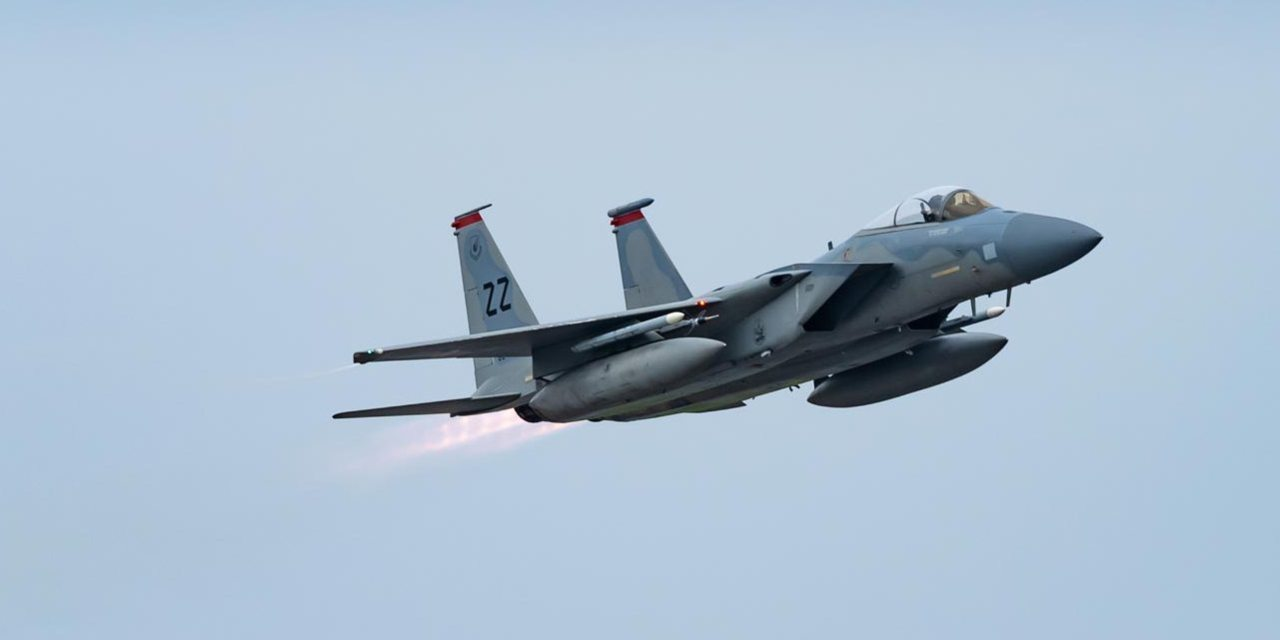
#> input picture data/plane/plane.jpg, 1280 x 640 px
$ jupyter execute plane.ipynb
#> lines starting #> are read from the running program, lines starting #| are printed output that depends on the picture; after the words box and inside, x2 and y2 are one past the last pixel; in counts of white or black regions, pixels touching at a corner belong together
[cell 1]
import cv2
import numpy as np
import matplotlib.pyplot as plt

## Ознакомление с изображениями

[cell 2]
plane = cv2.imread('data/plane/plane.jpg')
#> plane is the input picture: shape (640, 1280, 3); mean B, G, R 207.5, 189, 169.5
plt.imshow(cv2.cvtColor(plane, cv2.COLOR_BGR2RGB))

[cell 3]
sky = cv2.imread('data/plane/sky.jpg')
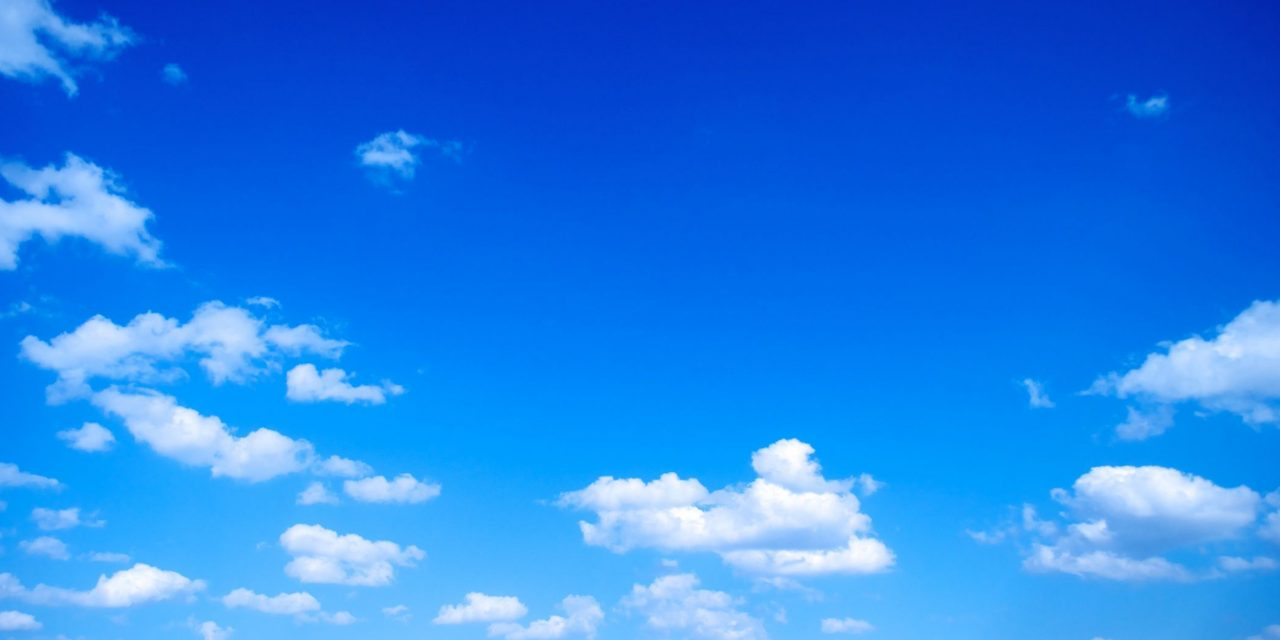
#> input picture data/plane/sky.jpg, 1280 x 640 px
#> sky is the input picture: shape (640, 1280, 3); mean B, G, R 233.9, 129.2, 37.4
plt.imshow(cv2.cvtColor(sky, cv2.COLOR_BGR2RGB))

## Построение композиции изображений

Задание маски

[cell 4]
mask = np.zeros(plane.shape[:])
left, right, top, bot = 320, 1135, 180, 475
mask[top:bot, left:right] = 1
plt.imshow(mask, cmap = 'gray')
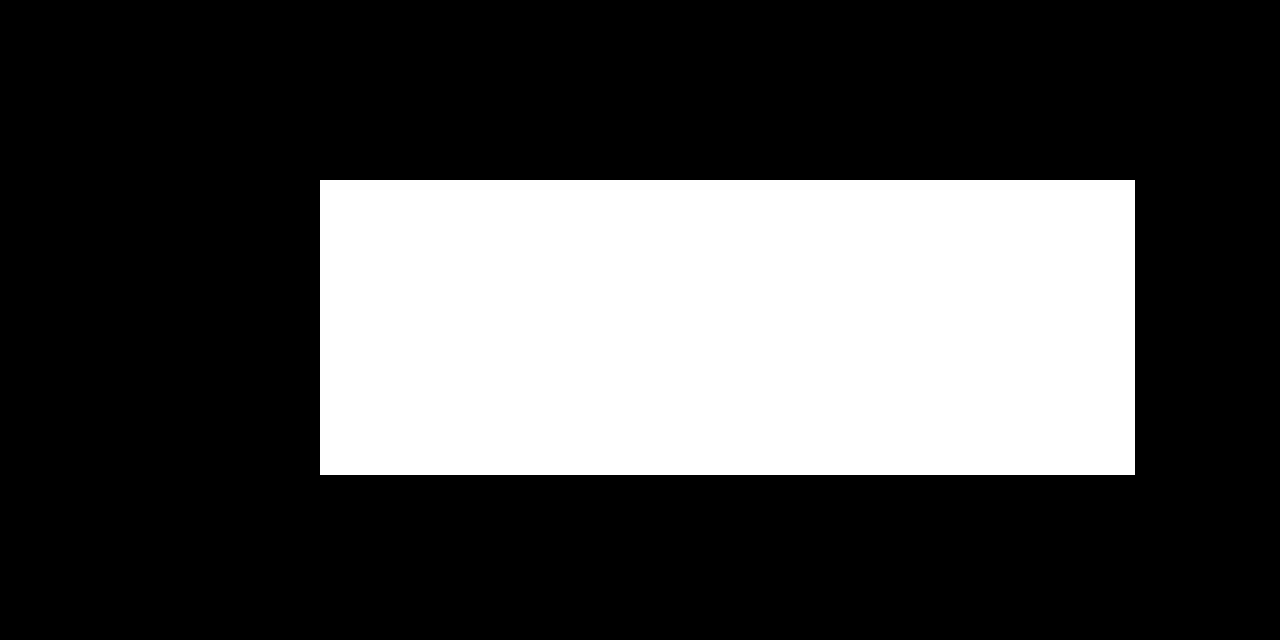
#> shown: shape (640, 1280, 3) float64; values 0 (black) and 1 (white), 29.3% white; 1 white region, box (x1, y1, x2, y2) and area: (320, 180, 1135, 475) 240425

[cell 5]
level = 7

Итеративное уменьшение размеров изображения путем применения свертки с Гауссовским ядром и выборки нечетных строк и столбцов из полученного

[cell 6]
for i in range(level):
    mask = cv2.pyrDown(mask)

Итеративное увеличение размеров изображения путем лобавления строк и столбцов заполненных нулями и  применения свертки с Гауссовы ядром, помноженным на 4

[cell 7]
for i in range(level):
    mask = cv2.pyrUp(mask)

plt.imshow(mask, cmap = 'gray')
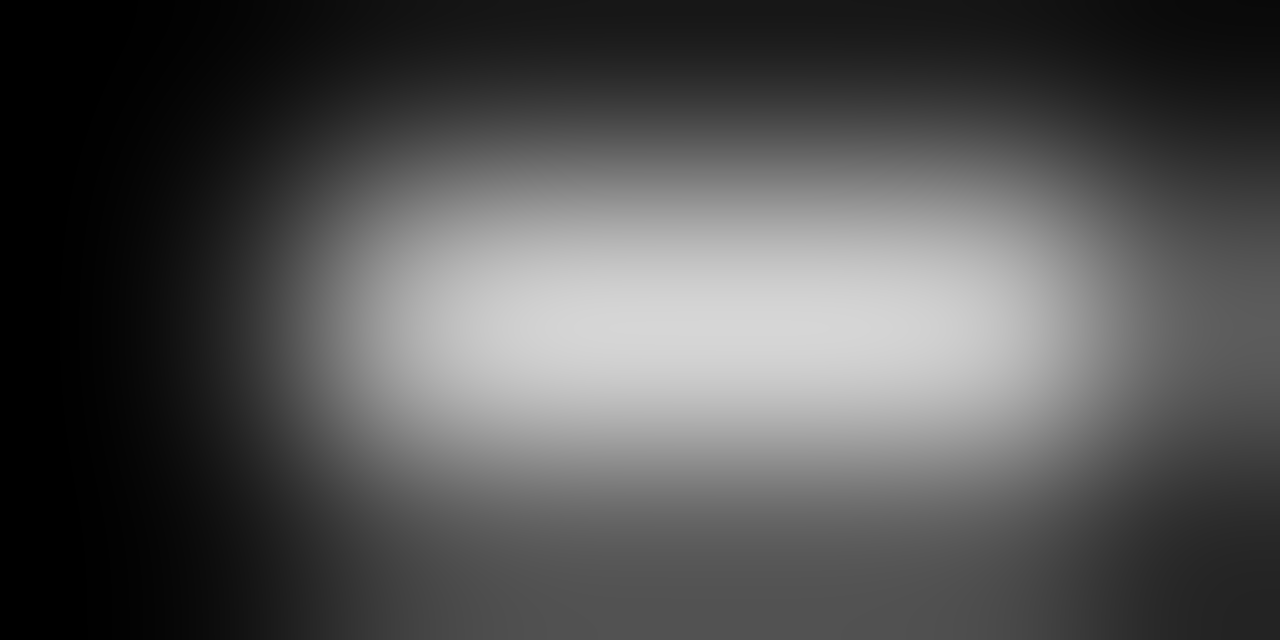
#> shown: shape (640, 1280, 3) float64; min 8.1e-05, max 0.84, mean 0.324

Применение маски для объединения изображений

[cell 8]
image = plane*mask + sky*(1 - mask)
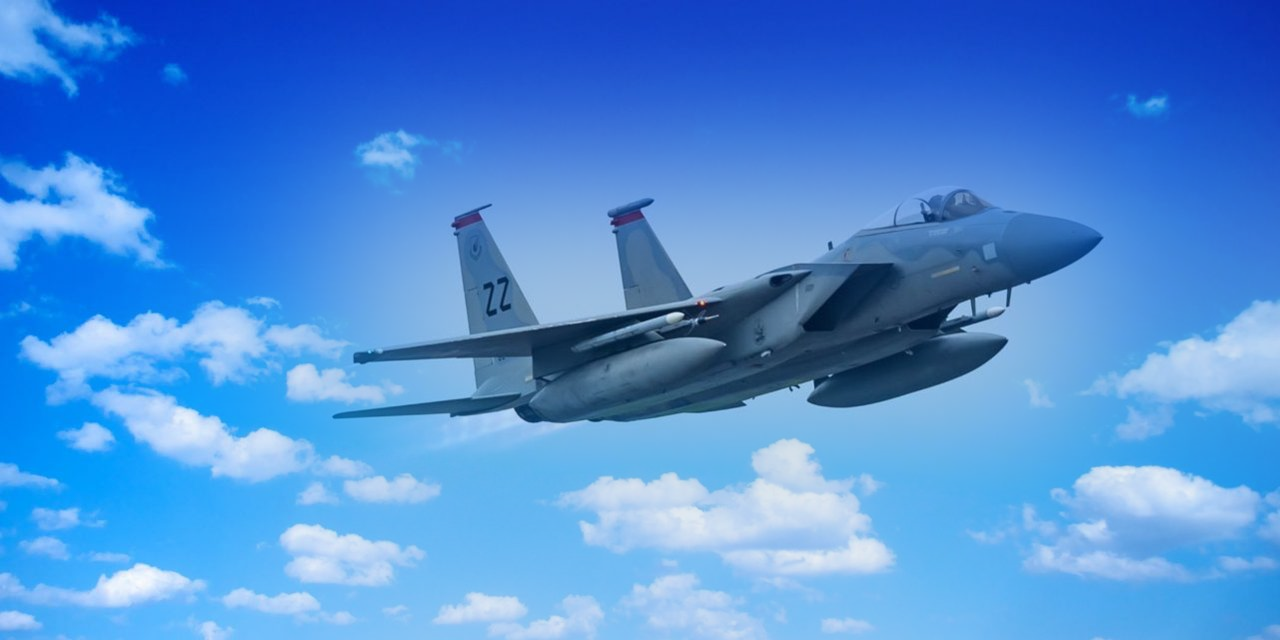
#> image: shape (640, 1280, 3) float64; mean B, G, R 217.6, 142.3, 78.5
image = np.uint8(np.round(image))

plt.imshow(cv2.cvtColor(image, cv2.COLOR_BGR2RGB))

## Композиция изображений с помощью пирамид Гаусса и Лапласса

[cell 9]
mask = np.zeros(plane.shape[:])
mask[top:bot, left:right] = 1

plt.imshow(mask, cmap = 'gray')

Функция построения пирамиды Гаусса и функция построения пирамиды Лапласса

[cell 10]
def gauss_pyr(img, level):
#> called with level = 7
    temp = img.copy()
    output = [img]

    for i in range(level):
        dst = cv2.pyrDown(temp)
        output.append(dst)
        temp = dst
#> this loop made 7 passes
#> pass 3, in gauss_pyr, `dst = cv2.pyrDown(temp)`:
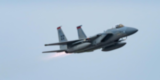
#> dst: shape (80, 160, 3); mean B, G, R 207.5, 189, 169.5
#> after the loop, output = 8 items

    return output


def laplace_pyr(Gauss_images):
    level = len(Gauss_images)
    output = [Gauss_images[-1]]

    for i in range(level - 2, -1, -1):
        up_image = cv2.pyrUp(Gauss_images[i + 1])
        dst = cv2.subtract(Gauss_images[i], up_image)
        output.append(dst)

    return output

Построение пирамид для изображений

[cell 11]
gauss_plane = gauss_pyr(plane, level)
#> gauss_plane = 8 items
laplace_plane = laplace_pyr(gauss_plane)
#> in laplace_pyr, `level = len(Gauss_images)`: level = 8
#> after the loop in laplace_pyr, `for i in range(level - 2, -1, -1):`: output = 8 items
#> laplace_plane = 8 items

gauss_sky = gauss_pyr(sky, level)
#> the loop in gauss_pyr (call 2), `for i in range(level):` made 7 passes
#> pass 2, in gauss_pyr (call 2), `dst = cv2.pyrDown(temp)`:
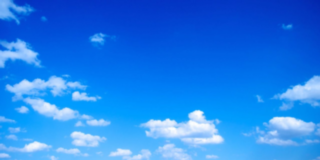
#> dst: shape (160, 320, 3); mean B, G, R 233.8, 128.9, 37.2
#> pass 3, in gauss_pyr (call 2), `dst = cv2.pyrDown(temp)`:
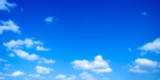
#> dst: shape (80, 160, 3); mean B, G, R 233.6, 128.6, 36.9
#> gauss_sky = 8 items
laplace_sky = laplace_pyr(gauss_sky)
#> the loop in laplace_pyr (call 2), `for i in range(level - 2, -1, -1):` made 7 passes
#> pass 3, in laplace_pyr (call 2), `up_image = cv2.pyrUp(Gauss_images[i + 1])`:
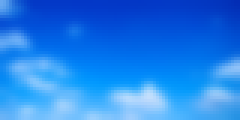
#> up_image: shape (40, 80, 3) (shown 3 times larger); mean of channels 0, 1, 2 233.5, 128, 36.3; drawn as B, G, R
#> pass 3, in laplace_pyr (call 2), `dst = cv2.subtract(Gauss_images[i], up_image)`:
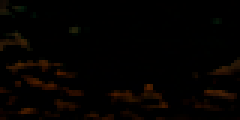
#> dst: shape (40, 80, 3) (shown 3 times larger); mean of channels 0, 1, 2 0.4, 1.9, 4.3; drawn as B, G, R
#> laplace_sky = 8 items

Объединение изображений на всех уровнях пирамиды

[cell 12]
arr = (top/sky.shape[0], bot/sky.shape[0], left/sky.shape[1], right/sky.shape[1])
#> arr = (0.281, 0.742, 0.25, 0.887)

for i in range(len(laplace_sky)):
    sh = np.shape(laplace_sky[i])

    laplace_sky[i][round(arr[0]*sh[0]):round(arr[1]*sh[0]), round(arr[2]*sh[1]):round(arr[3]*sh[1])] = \
    laplace_plane[i][round(arr[0]*sh[0]):round(arr[1]*sh[0]), round(arr[2]*sh[1]):round(arr[3]*sh[1])]
#> this loop made 8 passes
#> sh on passes 1 to 8: (5, 10, 3), (10, 20, 3), (20, 40, 3), (40, 80, 3), (80, 160, 3), (160, 320, 3), (320, 640, 3), (640, 1280, 3)

Восстаноление изображений на всех уровнях

[cell 13]
I = [laplace_sky[0]]
temp = laplace_sky[0]

for i in range(level):
    temp = cv2.add(cv2.pyrUp(temp), laplace_sky[i + 1])
    I.append(temp)
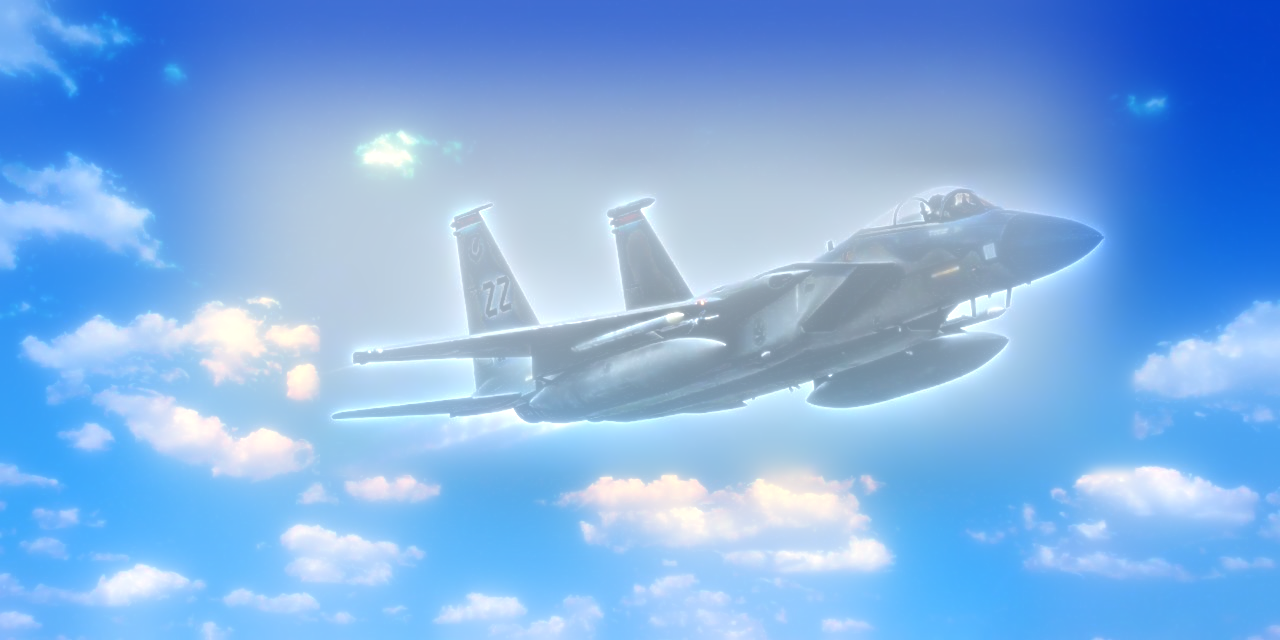
#> temp: shape (640, 1280, 3); mean of channels 0, 1, 2 228.9, 175.4, 128.2; drawn as B, G, R
#> after the loop, I = 8 items

plt.imshow(cv2.cvtColor(I[-1], cv2.COLOR_BGR2RGB))
np.max(I[-1])
#> Out = 255
